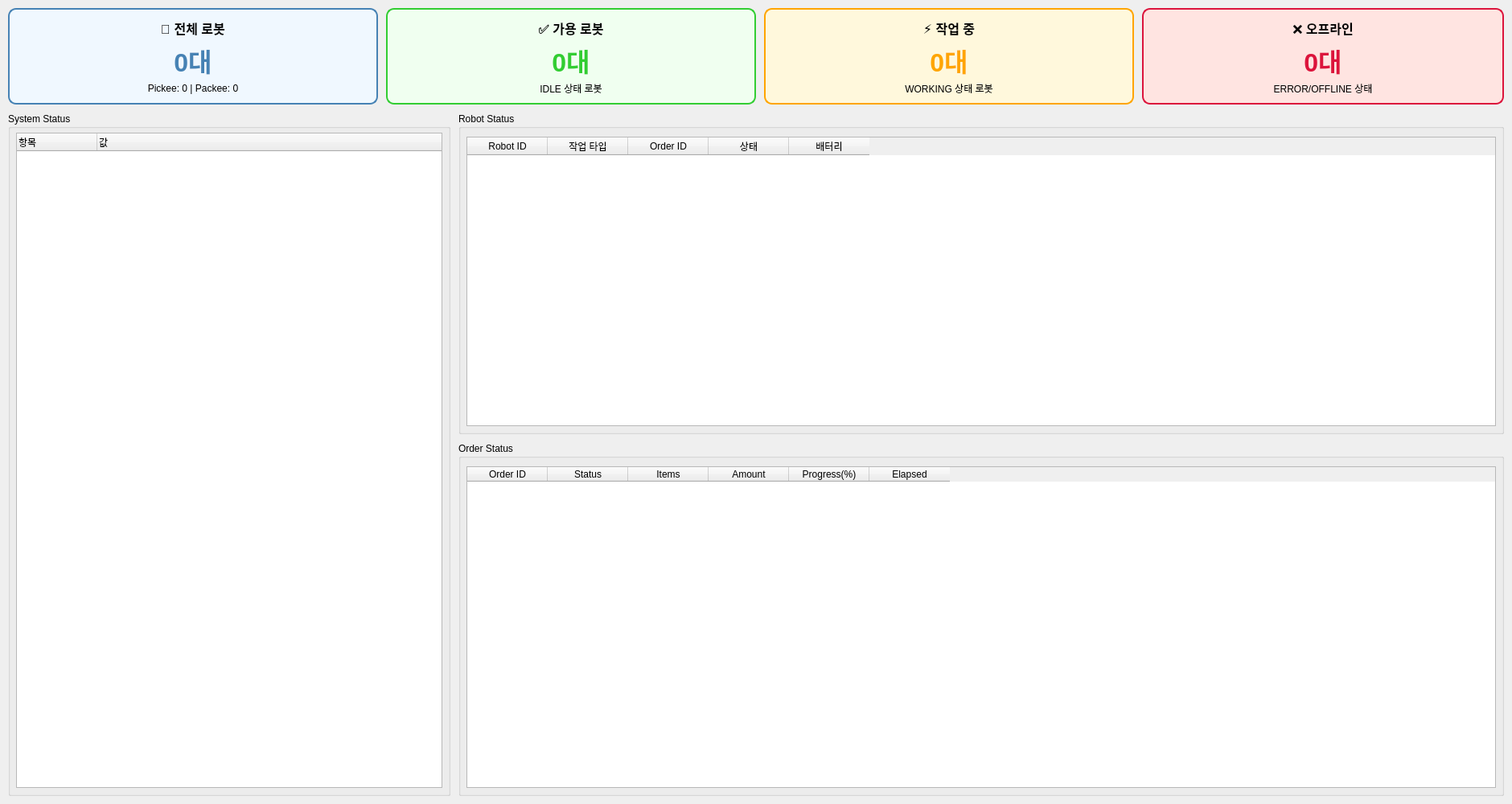
<?xml version="1.0" encoding="UTF-8"?>
<ui version="4.0">
 <class>OverviewTab</class>
 <widget class="QWidget" name="OverviewTab">
  <property name="geometry">
   <rect>
    <x>0</x>
    <y>0</y>
    <width>1880</width>
    <height>1000</height>
   </rect>
  </property>
  <property name="minimumSize">
   <size>
    <width>1880</width>
    <height>1000</height>
   </size>
  </property>
  <widget class="QWidget" name="stats_widget" native="true">
   <property name="geometry">
    <rect>
     <x>10</x>
     <y>10</y>
     <width>1860</width>
     <height>120</height>
    </rect>
   </property>
   <widget class="QWidget" name="total_robots_card" native="true">
    <property name="geometry">
     <rect>
      <x>0</x>
      <y>0</y>
      <width>460</width>
      <height>120</height>
     </rect>
    </property>
    <property name="styleSheet">
     <string>QWidget { background-color: #f0f8ff; border: 2px solid #4682b4; border-radius: 10px; }</string>
    </property>
    <widget class="QLabel" name="total_robots_title">
     <property name="geometry">
      <rect>
       <x>10</x>
       <y>10</y>
       <width>440</width>
       <height>30</height>
      </rect>
     </property>
     <property name="font">
      <font>
       <pointsize>12</pointsize>
       <weight>75</weight>
       <bold>true</bold>
      </font>
     </property>
     <property name="styleSheet">
      <string notr="true">border: none;</string>
     </property>
     <property name="text">
      <string>🤖 전체 로봇</string>
     </property>
     <property name="alignment">
      <set>Qt::AlignCenter</set>
     </property>
    </widget>
    <widget class="QLabel" name="total_robots_count">
     <property name="geometry">
      <rect>
       <x>10</x>
       <y>40</y>
       <width>440</width>
       <height>50</height>
      </rect>
     </property>
     <property name="font">
      <font>
       <pointsize>24</pointsize>
       <weight>75</weight>
       <bold>true</bold>
      </font>
     </property>
     <property name="styleSheet">
      <string>color: #4682b4; border: none;</string>
     </property>
     <property name="text">
      <string>0대</string>
     </property>
     <property name="alignment">
      <set>Qt::AlignCenter</set>
     </property>
    </widget>
    <widget class="QLabel" name="total_robots_detail">
     <property name="geometry">
      <rect>
       <x>10</x>
       <y>90</y>
       <width>440</width>
       <height>20</height>
      </rect>
     </property>
     <property name="font">
      <font>
       <pointsize>9</pointsize>
      </font>
     </property>
     <property name="styleSheet">
      <string notr="true">border: none;</string>
     </property>
     <property name="text">
      <string>Pickee: 0 | Packee: 0</string>
     </property>
     <property name="alignment">
      <set>Qt::AlignCenter</set>
     </property>
    </widget>
   </widget>
   <widget class="QWidget" name="available_robots_card" native="true">
    <property name="geometry">
     <rect>
      <x>470</x>
      <y>0</y>
      <width>460</width>
      <height>120</height>
     </rect>
    </property>
    <property name="styleSheet">
     <string>QWidget { background-color: #f0fff0; border: 2px solid #32cd32; border-radius: 10px; }</string>
    </property>
    <widget class="QLabel" name="available_robots_title">
     <property name="geometry">
      <rect>
       <x>10</x>
       <y>10</y>
       <width>440</width>
       <height>30</height>
      </rect>
     </property>
     <property name="font">
      <font>
       <pointsize>12</pointsize>
       <weight>75</weight>
       <bold>true</bold>
      </font>
     </property>
     <property name="styleSheet">
      <string notr="true">border: none;</string>
     </property>
     <property name="text">
      <string>✅ 가용 로봇</string>
     </property>
     <property name="alignment">
      <set>Qt::AlignCenter</set>
     </property>
    </widget>
    <widget class="QLabel" name="available_robots_count">
     <property name="geometry">
      <rect>
       <x>10</x>
       <y>40</y>
       <width>440</width>
       <height>50</height>
      </rect>
     </property>
     <property name="font">
      <font>
       <pointsize>24</pointsize>
       <weight>75</weight>
       <bold>true</bold>
      </font>
     </property>
     <property name="styleSheet">
      <string>color: #32cd32; border: none;</string>
     </property>
     <property name="text">
      <string>0대</string>
     </property>
     <property name="alignment">
      <set>Qt::AlignCenter</set>
     </property>
    </widget>
    <widget class="QLabel" name="available_robots_detail">
     <property name="geometry">
      <rect>
       <x>10</x>
       <y>90</y>
       <width>440</width>
       <height>20</height>
      </rect>
     </property>
     <property name="font">
      <font>
       <pointsize>9</pointsize>
      </font>
     </property>
     <property name="styleSheet">
      <string notr="true">border: none;</string>
     </property>
     <property name="text">
      <string>IDLE 상태 로봇</string>
     </property>
     <property name="alignment">
      <set>Qt::AlignCenter</set>
     </property>
    </widget>
   </widget>
   <widget class="QWidget" name="working_robots_card" native="true">
    <property name="geometry">
     <rect>
      <x>940</x>
      <y>0</y>
      <width>460</width>
      <height>120</height>
     </rect>
    </property>
    <property name="styleSheet">
     <string>QWidget { background-color: #fff8dc; border: 2px solid #ffa500; border-radius: 10px; }</string>
    </property>
    <widget class="QLabel" name="working_robots_title">
     <property name="geometry">
      <rect>
       <x>10</x>
       <y>10</y>
       <width>440</width>
       <height>30</height>
      </rect>
     </property>
     <property name="font">
      <font>
       <pointsize>12</pointsize>
       <weight>75</weight>
       <bold>true</bold>
      </font>
     </property>
     <property name="styleSheet">
      <string notr="true">border: none;</string>
     </property>
     <property name="text">
      <string>⚡ 작업 중</string>
     </property>
     <property name="alignment">
      <set>Qt::AlignCenter</set>
     </property>
    </widget>
    <widget class="QLabel" name="working_robots_count">
     <property name="geometry">
      <rect>
       <x>10</x>
       <y>40</y>
       <width>440</width>
       <height>50</height>
      </rect>
     </property>
     <property name="font">
      <font>
       <pointsize>24</pointsize>
       <weight>75</weight>
       <bold>true</bold>
      </font>
     </property>
     <property name="styleSheet">
      <string>color: #ffa500; border: none;</string>
     </property>
     <property name="text">
      <string>0대</string>
     </property>
     <property name="alignment">
      <set>Qt::AlignCenter</set>
     </property>
    </widget>
    <widget class="QLabel" name="working_robots_detail">
     <property name="geometry">
      <rect>
       <x>10</x>
       <y>90</y>
       <width>440</width>
       <height>20</height>
      </rect>
     </property>
     <property name="font">
      <font>
       <pointsize>9</pointsize>
      </font>
     </property>
     <property name="styleSheet">
      <string notr="true">border: none;</string>
     </property>
     <property name="text">
      <string>WORKING 상태 로봇</string>
     </property>
     <property name="alignment">
      <set>Qt::AlignCenter</set>
     </property>
    </widget>
   </widget>
   <widget class="QWidget" name="offline_robots_card" native="true">
    <property name="geometry">
     <rect>
      <x>1410</x>
      <y>0</y>
      <width>450</width>
      <height>120</height>
     </rect>
    </property>
    <property name="styleSheet">
     <string>QWidget { background-color: #ffe4e1; border: 2px solid #dc143c; border-radius: 10px; }</string>
    </property>
    <widget class="QLabel" name="offline_robots_title">
     <property name="geometry">
      <rect>
       <x>10</x>
       <y>10</y>
       <width>430</width>
       <height>30</height>
      </rect>
     </property>
     <property name="font">
      <font>
       <pointsize>12</pointsize>
       <weight>75</weight>
       <bold>true</bold>
      </font>
     </property>
     <property name="styleSheet">
      <string notr="true">border: none;</string>
     </property>
     <property name="text">
      <string>❌ 오프라인</string>
     </property>
     <property name="alignment">
      <set>Qt::AlignCenter</set>
     </property>
    </widget>
    <widget class="QLabel" name="offline_robots_count">
     <property name="geometry">
      <rect>
       <x>10</x>
       <y>40</y>
       <width>430</width>
       <height>50</height>
      </rect>
     </property>
     <property name="font">
      <font>
       <pointsize>24</pointsize>
       <weight>75</weight>
       <bold>true</bold>
      </font>
     </property>
     <property name="styleSheet">
      <string>color: #dc143c; border: none;</string>
     </property>
     <property name="text">
      <string>0대</string>
     </property>
     <property name="alignment">
      <set>Qt::AlignCenter</set>
     </property>
    </widget>
    <widget class="QLabel" name="offline_robots_detail">
     <property name="geometry">
      <rect>
       <x>10</x>
       <y>90</y>
       <width>430</width>
       <height>20</height>
      </rect>
     </property>
     <property name="font">
      <font>
       <pointsize>9</pointsize>
      </font>
     </property>
     <property name="styleSheet">
      <string notr="true">border: none;</string>
     </property>
     <property name="text">
      <string>ERROR/OFFLINE 상태</string>
     </property>
     <property name="alignment">
      <set>Qt::AlignCenter</set>
     </property>
    </widget>
   </widget>
  </widget>
  <widget class="QGroupBox" name="status_summary_group">
   <property name="geometry">
    <rect>
     <x>10</x>
     <y>140</y>
     <width>550</width>
     <height>850</height>
    </rect>
   </property>
   <property name="title">
    <string>System Status</string>
   </property>
   <widget class="QTreeWidget" name="status_tree_widget">
    <property name="geometry">
     <rect>
      <x>10</x>
      <y>25</y>
      <width>530</width>
      <height>815</height>
     </rect>
    </property>
    <column>
     <property name="text">
      <string>항목</string>
     </property>
    </column>
    <column>
     <property name="text">
      <string>값</string>
     </property>
    </column>
   </widget>
  </widget>
  <widget class="QGroupBox" name="robot_mission_group">
   <property name="geometry">
    <rect>
     <x>570</x>
     <y>140</y>
     <width>1300</width>
     <height>400</height>
    </rect>
   </property>
   <property name="title">
    <string>Robot Status</string>
   </property>
   <widget class="QTableWidget" name="mission_queue_table">
    <property name="geometry">
     <rect>
      <x>10</x>
      <y>30</y>
      <width>1280</width>
      <height>360</height>
     </rect>
    </property>
    <property name="editTriggers">
     <set>QAbstractItemView::NoEditTriggers</set>
    </property>
    <property name="alternatingRowColors">
     <bool>true</bool>
    </property>
    <property name="selectionBehavior">
     <enum>QAbstractItemView::SelectRows</enum>
    </property>
    <property name="sortingEnabled">
     <bool>true</bool>
    </property>
    <column>
     <property name="text">
      <string>Robot ID</string>
     </property>
    </column>
    <column>
     <property name="text">
      <string>작업 타입</string>
     </property>
    </column>
    <column>
     <property name="text">
      <string>Order ID</string>
     </property>
    </column>
    <column>
     <property name="text">
      <string>상태</string>
     </property>
    </column>
    <column>
     <property name="text">
      <string>배터리</string>
     </property>
    </column>
   </widget>
  </widget>
  <widget class="QGroupBox" name="active_orders_group">
   <property name="geometry">
    <rect>
     <x>570</x>
     <y>550</y>
     <width>1300</width>
     <height>440</height>
    </rect>
   </property>
   <property name="title">
    <string>Order Status</string>
   </property>
   <widget class="QTableWidget" name="active_orders_table">
    <property name="geometry">
     <rect>
      <x>10</x>
      <y>30</y>
      <width>1280</width>
      <height>400</height>
     </rect>
    </property>
    <property name="editTriggers">
     <set>QAbstractItemView::NoEditTriggers</set>
    </property>
    <property name="alternatingRowColors">
     <bool>true</bool>
    </property>
    <property name="selectionBehavior">
     <enum>QAbstractItemView::SelectRows</enum>
    </property>
    <property name="sortingEnabled">
     <bool>true</bool>
    </property>
    <column>
     <property name="text">
      <string>Order ID</string>
     </property>
    </column>
    <column>
     <property name="text">
      <string>Status</string>
     </property>
    </column>
    <column>
     <property name="text">
      <string>Items</string>
     </property>
    </column>
    <column>
     <property name="text">
      <string>Amount</string>
     </property>
    </column>
    <column>
     <property name="text">
      <string>Progress(%)</string>
     </property>
    </column>
    <column>
     <property name="text">
      <string>Elapsed</string>
     </property>
    </column>
   </widget>
  </widget>
 </widget>
 <resources/>
 <connections/>
</ui>
